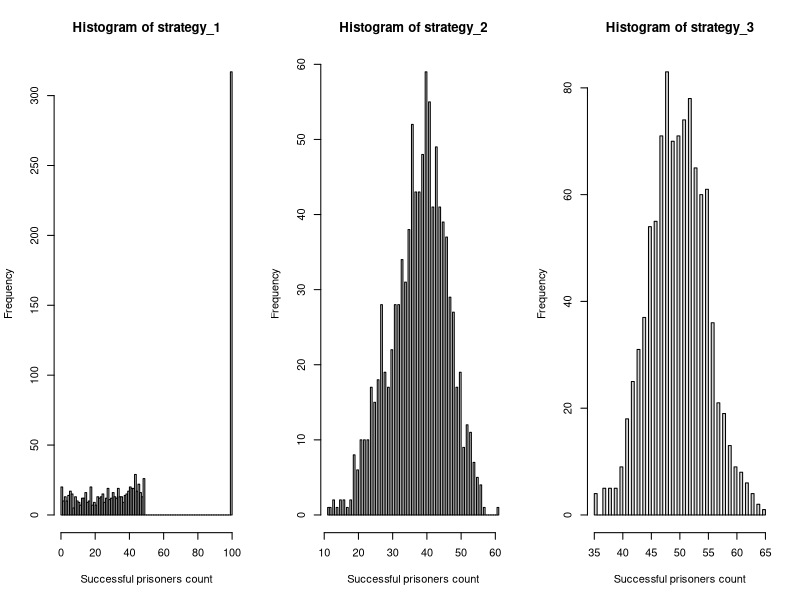

Reproduce this figure in R.
# Statistical Programming Coursework 2

# Members and contributions ---------------------------------------------------------------
## 1. Stefi Tirkova : Q4, Q5, Q6
## 2. Passara Chanchotisatien: Q1, Q2, Q3

# CODE DESCRIPTION

# The purpose of this code is to stimulate the prisoner problem which is defined as follows (from coursework spec):
  # • 2n prisoners each have a unique prisoner number from 1 to 2n.
  # • The prison contains a room in which there are 2n boxes, each with a unique number from 1 to 2n painted
  # on its lid.
  # • 2n cards, each printed with a unique number from 1 to 2n, are randomly placed one in each box.
  # • The prisoners have the task of finding the card with their number on it by opening a maximum on n boxes.
  # • After each prisoner’s go, the room is returned exactly to its original state and the prisoner is not allowed to
  # communicate with prisoners yet to have their go.
  # • If all prisoners succeed in finding their number, then they all go free.

# This code calculates the probability of prisoners going free if they follow one of 3 possible strategies (from coursework spec):
  # Strategy 1: The prisoner starts at the box with their number on it, opens it and reads the number on the card: k, say. If k
  # is not their prisoner number, they go to box number k, open it and repeat the process until they have either
  # found the card with their number on it, or opened n boxes without finding it.
  # Strategy 2: As strategy 1, but starting from a randomly selected box.
  # Strategy 3: They open n boxes at random, checking each card for their number.


# Helper / Additional functions

is_successful <- function(n, pris_n, card_num, strategy) {
  if(strategy == 3) {if (pris_n %in% sample(card_num,n)){ return(1) } else{ return(0)} } 
  boxes_opened <- 0
  current_box_num <- c(pris_n, sample(as.integer(n+n), 1))[strategy]
  while(boxes_opened < n) {
    if(card_num[current_box_num] == pris_n) { return(1) }
    boxes_opened = boxes_opened + 1
    current_box_num <- card_num[current_box_num]
  }
  return (0)  
}

# pone function

pone <- function(n, k, strategy, nreps) {
  success_count <- 0
  for(i in 1:nreps){success_count<-success_count+is_successful(n,k,sample(1:as.integer(n+n)),strategy)}
  return((success_count / nreps))
}

# pall function

pall <- function(n, strategy, nreps) {
  success_vec <- rep(0,nreps)
  two_n <- as.integer(n+n)
  for(i in 1:nreps){
    card_numbers <- sample(1:two_n)
    prisoner_status = rep(1,two_n)
    for(prisoner_num in 1:two_n){ prisoner_status[prisoner_num] <- is_successful(n, prisoner_num, card_numbers, strategy)}
    success_vec[i] <- sum(prisoner_status)
  }
  probability_all_succeed <- (length(success_vec[success_vec == two_n])/nreps)
  return(list(probability_all_succeed, success_vec))
}


# Here, we estimate the individual and joint success probabilities for each strategy
# for when n = 5 and n = 50.

num_trials = 10000

# one prisoner succeeding in finding their number
print("Estimating the probability of a single prisoner succeeding:")
n = 5
print("n = 5")
cat("Strategy 1 resulted in probability of ", pone(n, 3, 1,num_trials), ".",sep="")
cat("Strategy 2 resulted in probability of ", pone(n, 3, 2,num_trials), ".",sep="")
cat("Strategy 3 resulted in probability of ", pone(n, 3, 3,num_trials), ".",sep="")

n = 50
cat("Strategy 1 resulted in probability of ", pone(n, 34, 1,num_trials), ".",sep="")
cat("Strategy 2 resulted in probability of ", pone(n, 34, 2,num_trials), ".",sep="")
cat("Strategy 3 resulted in probability of ", pone(n, 34, 3,num_trials), ".",sep="")


# all prisoners succeeding in finding their number
print("Estimating the probability of all prisoners succeeding:")
n = 5
cat("Strategy 1 resulted in probability of ", unlist(pall(n,1,num_trials)[1]), ".",sep="")
cat("Strategy 2 resulted in probability of ", unlist(pall(n,2,num_trials)[1]), ".",sep="")
cat("Strategy 3 resulted in probability of ", unlist(pall(n,3,num_trials)[1]), ".",sep="")

n = 50
cat("Strategy 1 resulted in probability of ", unlist(pall(n,1,num_trials)[1]), ".",sep="")
cat("Strategy 2 resulted in probability of ", unlist(pall(n,2,num_trials)[1]), ".",sep="")
cat("Strategy 3 resulted in probability of ", unlist(pall(n,3,num_trials)[1]), ".",sep="")


# In this section, we elaborate why the results are surprising.

## From running the simulations, we are able to see that one of the three strategies work
# surprisingly well which is strategy 1 which gives an approximate 31% chance of all
# prisoners succeeding in finding their numbers. We found this surprising because we know
# that the probability of one prisoner succeeding is 0.5. Say if n = 50, and if we were to 
# think about this naively, to find the probability of all prisoners succeeding, we would do:
# P(success) = (0.5)^100 (where n = 50), which would give us an extremely extremely low
# probability. That is why it is surprising to find out that there is a way where there is a
# 31% chance of all prisoners succeeding. When we calculate the probability using the 3rd 
# strategy, the probability of each prisoner succeeding is independent of each other. However,
# when we use Strategy 2, that is no longer the case.

# Below we can see the difference in probabilities and number of successful prisoners between 
# Strategy 1 and Strategy 3. We visualize the frequencies of each number of successful prisoners
# below for strategies 1, 2, and 3 in the form of histograms.

par(mfrow=c(1,3))

strategy_1 <- unlist(pall(50,1,1000)[2])
hist(strategy_1, breaks=100, xlab="Successful prisoners count")

strategy_2 <- unlist(pall(50,2,1000)[2])
hist(strategy_2, breaks=100, xlab="Successful prisoners count")

strategy_3 <- unlist(pall(50,3,1000)[2])
hist(strategy_3, breaks=100, xlab="Successful prisoners count")

# We see that in strategy 1, either all prisoners win together or the majority loses together.
# Whereas in strategy 3, it is half and half (mostly between 4-60 successful prisoners).
